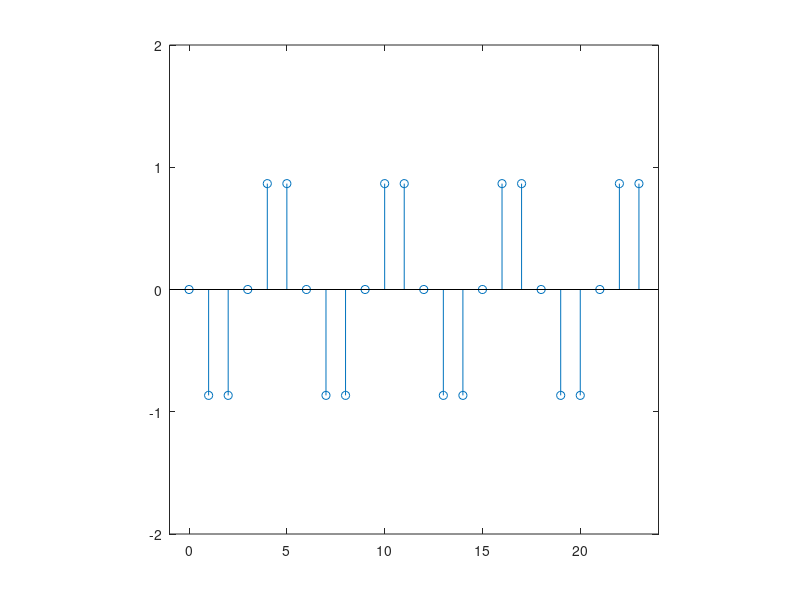

The MATLAB source for this figure:
%% part 1
n = [-3, -2,-1, 0, 1, 2, 3, 4, 5, 6, 7];
x = [0, 0, 0,2, 0, 1, -1, 3, 0, 0, 0];
stem (n, x);       %stem (n+2, x);    stem (n-1, x);   stem (-n, x);  stem (-n+1, x);
axis('square');
xlim([-4 8])
ylim([-3 4])
%% part 2 a
N = 12;
M = 10; 
n = 0:(2*N-1);
Xm = sin(2*pi*(M/N)*n);
stem (n, Xm);
axis('square');
xlim([-1 24])
ylim([-2 2])
%%
